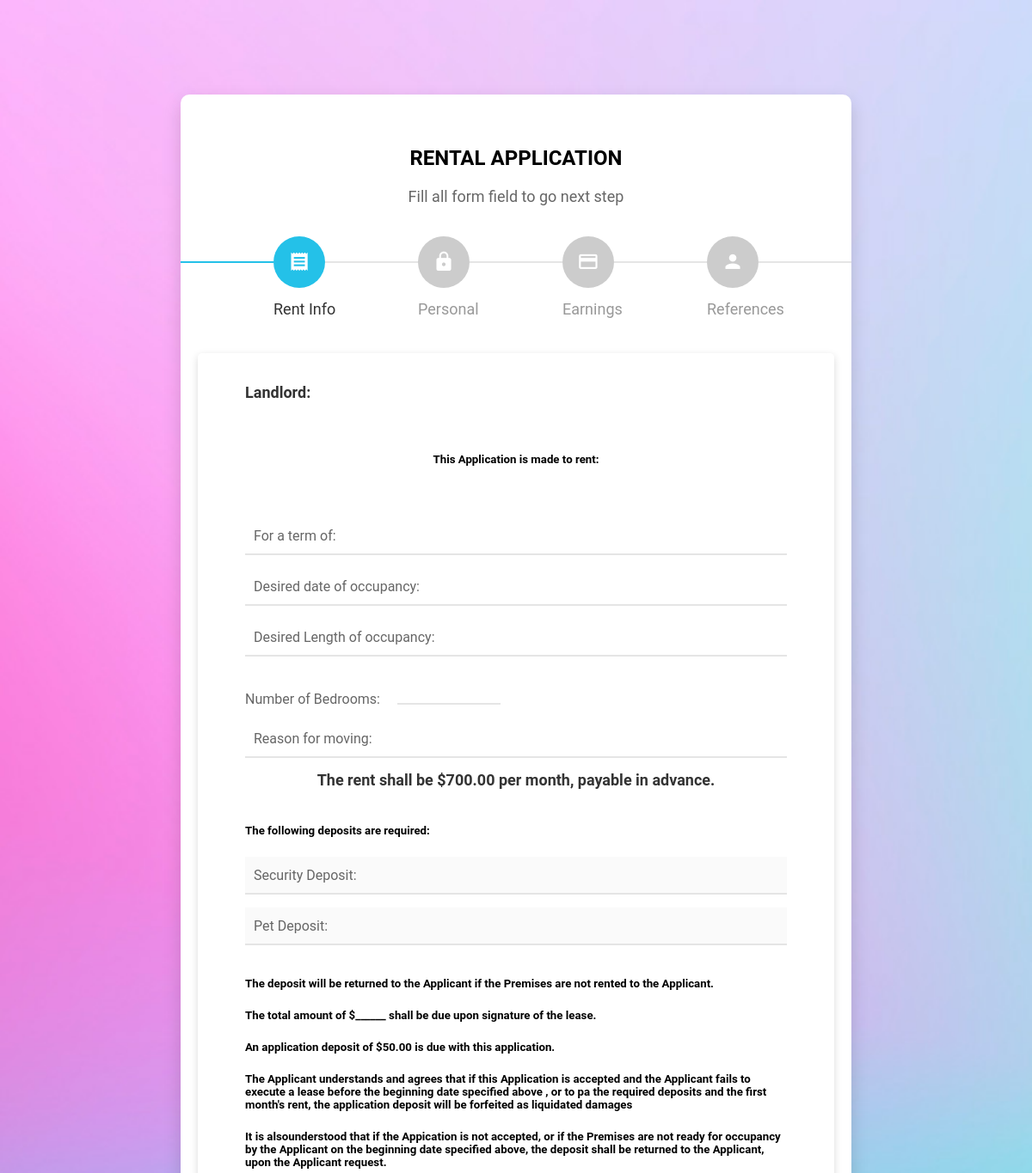
Before: / (upper part) with the older database file.
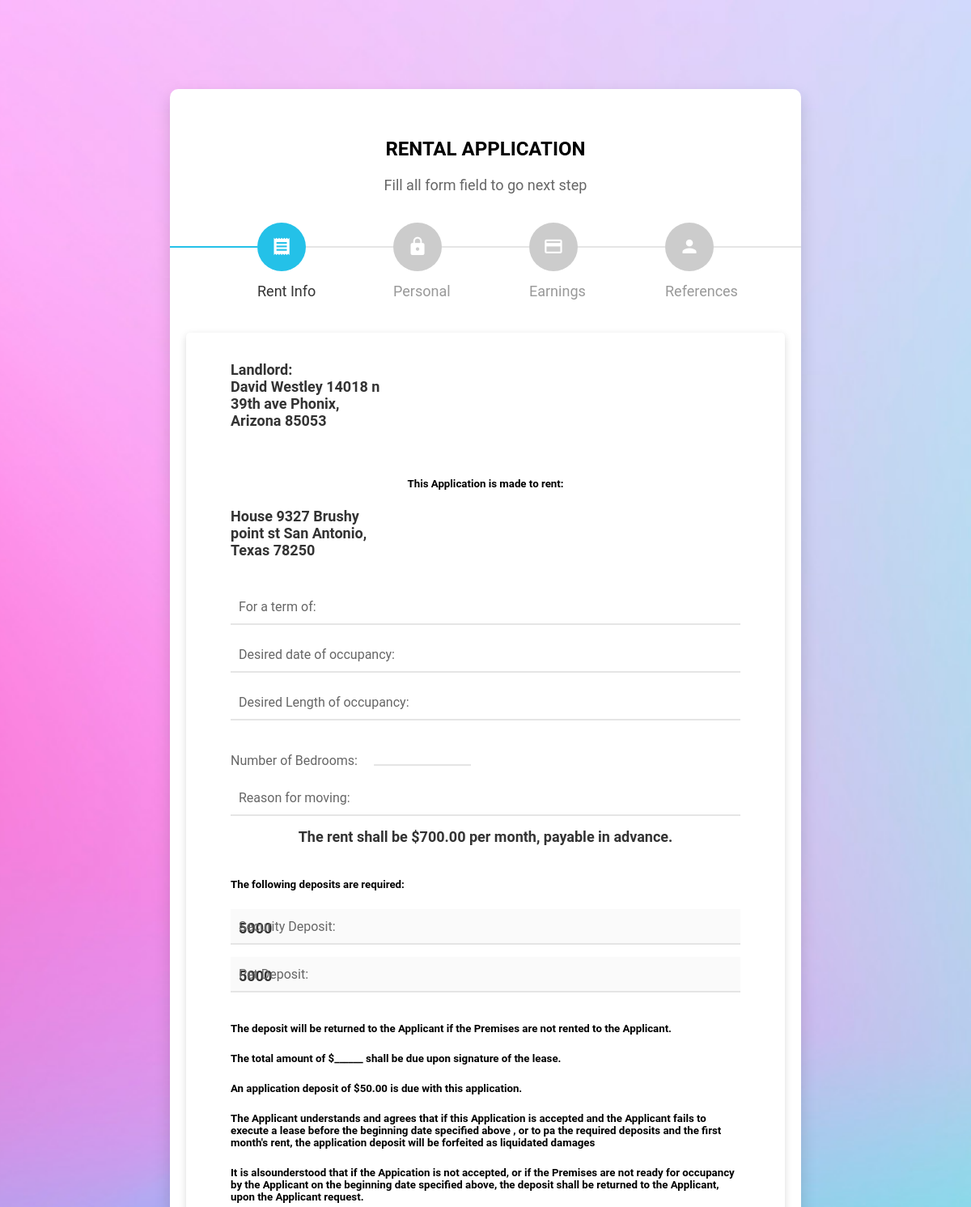
After: the same page with the newer database file.
### tables this page shows
CREATE TABLE `preferred` (
  `id` int(11) NOT NULL,
  `land_add` text NOT NULL,
  `rent_add` text NOT NULL,
  `secure_depo` int(20) NOT NULL,
  `pet_depo` int(20) NOT NULL
);

### index.php (the view, shortened to what this page needs)
<?php
include("functions/init.php");
$sql = "SELECT * FROM preferred  WHERE id = 1 ";
$result = mysqli_query($con, $sql);
$row = mysqli_fetch_assoc($result) ?>
<!DOCTYPE html>
<html>
<head>
	<link rel="stylesheet" type="text/css" href="css/roboto-font.css">
	<link rel="stylesheet" type="text/css" href="fonts/material-design-iconic-font/css/material-design-iconic-font.min.css">
	<link rel="stylesheet" type="text/css" href="css/jquery-ui.min.css">
    <link rel="stylesheet" href="css/style.css"/>
</head>
<body>
	<div class="page-content" style="background-image: url('images/wizard-v3.jpg')">
		<div class="wizard-v3-content">
			<div class="wizard-form">
				<div class="wizard-header">
					 <h2 class="title" align="center">RENTAL APPLICATION</h2>
					<p>Fill all form field to go next step</p>
				</div>
		        <form class="form-register" action="submitt.php" method="post">
		        	<div id="form-total">
			            <h2>
			            	<span class="step-icon"><i class="zmdi zmdi-receipt"></i></span>
			            	<span class="step-text">Rent Info</span>
			            </h2>
			            <section>
			                <div class="inner">
			                	   <h4 class="title">Landlord:</h4>
                    <h4 style="width: 200px"><?php  echo $row['land_add'];  ?></h4>
                    <br/><br/>
                     <h5 class="title" align="center">This Application is made to rent:</h5>
                    <h4 style="width: 200px"><?php  echo $row['rent_add'];  ?></h4>
                    <br/><br/>
                   <div class="form-row">
						<div class="form-holder form-holder-2">
							<label class="form-row-inner">
								<input type="text" class="form-control" id="Desired_Length" name="occ_len" required>
								<span class="label">For a term of:</span>
							</label>
						</div>
				    </div>
                   	<div class="form-row">
									<div class="form-holder form-holder-2">
										<label class="form-row-inner">
											<input type="text" class="form-control" id="Desired_date" name="occ_date" required>
											<span class="label">Desired date of occupancy:</span>
										</label>
									</div>
								</div>
								<div class="form-row">
									<div class="form-holder form-holder-2">
										<label class="form-row-inner">
											<input type="text" class="form-control" id="Desired_Length" name="occ_length" required>
											<span class="label">Desired Length of occupancy:</span>
										</label>
									</div>
								</div>
									<div class="form-row form-row-date">
									<div class="form-holder form-holder-2">
										<label for="date" class="special-label">Number of Bedrooms:</label>
										<select name="bed_num" id="Number_of_Bedrooms">
											<option disabled selected></option>
											  <option>1 Bedroom</option>
										</select>
									</div>
								</div>
								<div class="form-row">
									<div class="form-holder form-holder-2">
										<label class="form-row-inner">
											<input type="text" class="form-control" id="moving" name="reason_move" required>
											<span class="label">Reason for moving:</span>
										</label>
									</div>
								</div>
								<h4 align="center"> The rent shall be $700.00 per month, payable in advance.</h4><br/>
                        <h5> The following deposits are required:</h5>
                        		<div class="form-row">
									<div class="form-holder form-holder-2">
										<label class="form-row-inner">
											<input type="number" class="form-control" id="moving" name="secure_depo" value="<?php  echo $row['secure_depo'];  ?>" disabled>
											<span class="label">Security Deposit:</span>
										</label>
									</div>
								</div>
								<div class="form-row">
									<div class="form-holder form-holder-2">
										<label class="form-row-inner">
											<input type="number" class="form-control" id="moving" name="pet_depo" value="<?php  echo $row['pet_depo'];  ?>" disabled>
											<span class="label">Pet Deposit:</span>
										</label>
									</div>
								</div>
                    <h5>The deposit will be returned to the Applicant if the Premises are not rented to the Applicant. </h5>
                    <h5>The total amount of $______ shall be due upon signature of the lease.</h5>
                    <h5>An application deposit of $50.00 is due with this application.</h5>
                    <h5>The Applicant understands and agrees that if this Application is accepted and the Applicant fails to execute a lease before the beginning date specified above , or to pa the required deposits and the first month's rent, the application deposit will be forfeited as liquidated damages</h5>
                    <h5>It is alsounderstood that if the Appication is not accepted, or if the Premises are not ready for occupancy by the Applicant on the beginning date specified above, the deposit shall be returned to the Applicant, upon the Applicant request.</h5>
							</div>
			            </section>
			            <h2>
			            	<span class="step-icon"><i class="zmdi zmdi-lock"></i></span>
			            	<span class="step-text">Personal</span>
			            </h2>
			            <h2>
			            	<span class="step-icon"><i class="zmdi zmdi-card"></i></span>
			            	<span class="step-text">Earnings</span>
			            </h2>
			            <h2>
			            	<span class="step-icon"><i class="zmdi zmdi-account"></i></span>
			            	<span class="step-text">References</span>
			            </h2>
		        	</div>
		        </form>
			</div>
		</div>
	</div>
</body>
</html>

Changed rows visible on the page:
added preferred: land_add "David Westley 14018 n 39th ave Phonix, Arizona 85053", rent_add "House 9327 Brushy point st San Antonio, Texas 78250", secure_depo "5000", pet_depo "5000"
